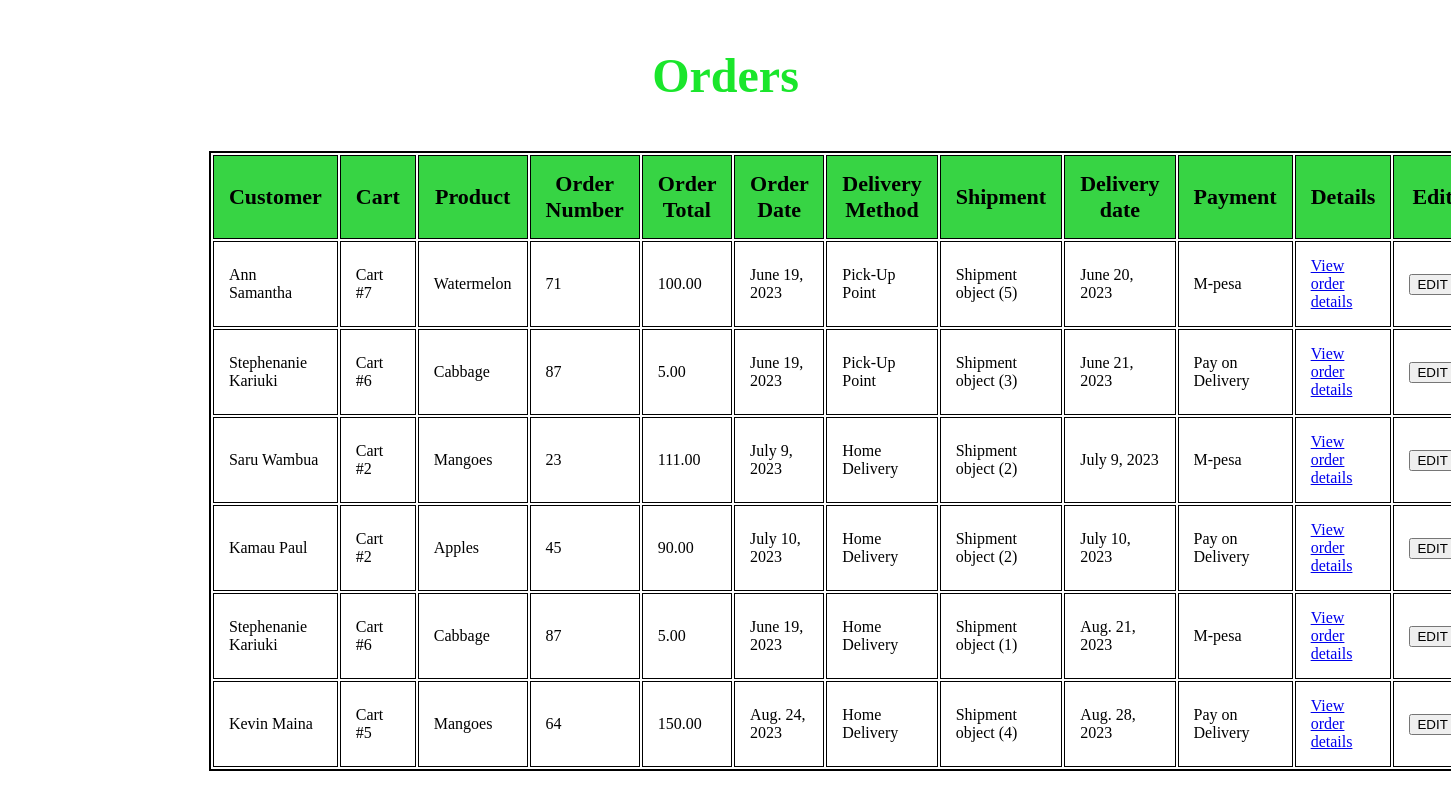
/order/order/list, run on an earlier commit of the app's database.
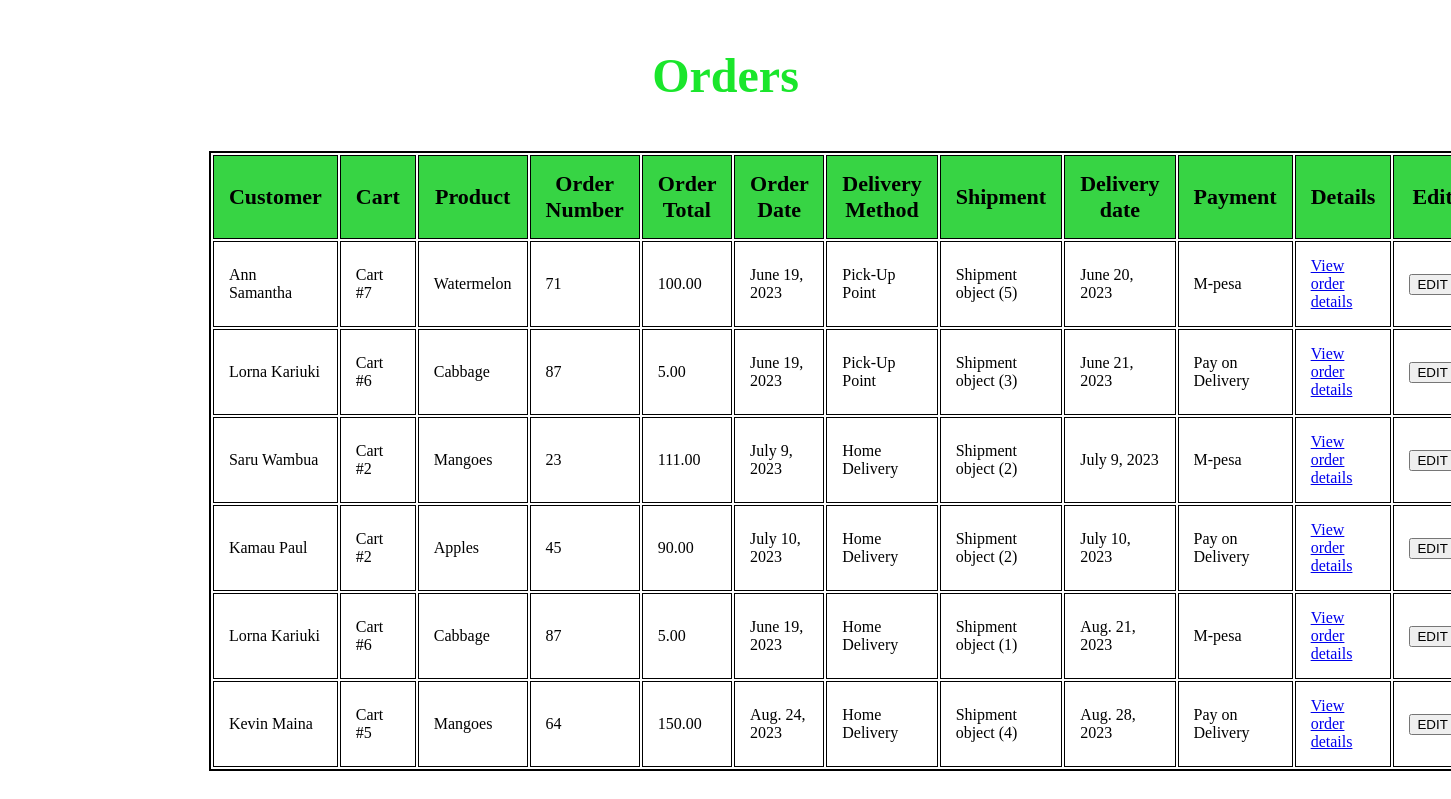
And on a later commit of the database.
### order/models.py (models this page shows, shortened)
class Order(models.Model):
    customer = models.ForeignKey(Customer,
                                 on_delete=models.CASCADE, null=True)
    cart = models.ForeignKey(Cart,
                             on_delete=models.CASCADE, null=True)
    product = models.ForeignKey(Product,
                                 on_delete=models.CASCADE, null=True )
    order_number = models.PositiveIntegerField()
    order_total = models.DecimalField(max_digits = 6, decimal_places = 2)
    order_date = models.DateField()
    delivery_choices = (
        ('Pick-Up Point', 'Pick-Up Point'),
        ('Home Delivery', 'Home Delivery'),
    )
    delivery_method = models.CharField(max_length=15, choices=delivery_choices)
    shipment = models.ForeignKey(Shipment,
                                 on_delete=models.CASCADE, null=True)
    delivery_date = models.DateField()
    payment = models.ForeignKey(Payment,
                                   on_delete=models.CASCADE, null=True)

### customer/models.py (models this page shows)
class Customer (models.Model):
    name = models.CharField(max_length=32)
    phone_Number = models.CharField(max_length=15)
    email = models.EmailField()
    location = models.CharField(max_length=32)
    user = models.ForeignKey(User,
                                on_delete=models.CASCADE, null=True)
    def __str__(self):
        return self.name

### cart/models.py (models this page shows, shortened)
class Cart(models.Model):
    inventory = models.ManyToManyField(Product)
    delivery_choices = (
        ('Pick-Up Point', 'Pick-Up Point'),
        ('Home Delivery', 'Home Delivery'),
    )
    delivery_method = models.CharField(max_length=15, choices=delivery_choices)
    number_of_products = models.IntegerField()
    products_total = models.DecimalField(max_digits=6, decimal_places=2)
    shipping_cost = models.DecimalField(max_digits=6, decimal_places=2)
    payment_choice = (
        ('M-Pesa', 'M-Pesa'),
        ('Pay on Delivery', 'Pay on Delivery'),
    )
    payment_method = models.CharField(max_length = 15, choices = payment_choice)
    def __str__(self):
        return f"Cart #{self.pk}"

### inventory/models.py (models this page shows)
class Product(models.Model):
    title = models.CharField(max_length = 32)
    vendor = models.ForeignKey(Vendor,
                               on_delete=models.CASCADE)
    description = models.TextField()
    product_id = models.PositiveBigIntegerField()
    image = models.ImageField(upload_to='images')
    price = models.DecimalField(max_digits = 6, decimal_places = 2)
    stock = models.PositiveIntegerField()
    date_created = models.DateTimeField(auto_now_add = True)
    date_updated = models.DateTimeField(auto_now = True)
    def __str__(self):
        return self.title

### shipment/models.py (models this page shows, shortened)
class Shipment(models.Model):
    location = models.CharField(max_length=120)
    delivery_choices = (
        ('Pick-up Point', 'Pick-up Point'),
        ('Home Delivery', 'Home Delivery'),
    )
    delivery_method = models.CharField(max_length=64, choices=delivery_choices)
    shipment_cost = models.PositiveIntegerField()
    status = models.CharField(max_length=12)
    delivery_date = models.DateField()
    delivery_time = models.TimeField()

### payment/models.py (models this page shows)
class Payment(models.Model):
    payment_choices = (
        ('M-pesa', 'M-Pesa'),
        ('Pay on Delivery', 'Pay on Delivery'),
    )
    payment_method = models.CharField(max_length=64, choices=payment_choices)
    amount = models.DecimalField(max_digits=6, decimal_places=2)
    payment_time = models.TimeField()
    payment_date = models.DateField()
    receipt_number = models.CharField(max_length=32)
    status = models.CharField(max_length=15)
    reference_number = models.CharField(max_length=32)
    products= models.CharField(max_length=64)
    refunds = models.CharField(max_length=500)
    def __str__(self):
        return self.payment_method

### order/views.py (the view)
# urls.py: path("order/list", order_list, name="order_list_view"),
def order_list(request):
    orders = Order.objects.all()
    return render(request, "order/order_list.html", {"orders": orders})

### template/order/order_list.html (shortened to what this page needs)
<!DOCTYPE html>
<html lang="en">
<head>
    {%load static%}
    <link rel="stylesheet" href="{% static 'css/products_list.css' %}">
</head>
<body>
  <h3>Orders</h3>
    <table class="table">
        <th>Customer</th>
        <th>Cart</th>
        <th>Product</th>
        <th class="detail">Order Number</th>
        <th>Order Total</th>
        <th>Order Date</th>
        <th>Delivery Method</th>
        <th>Shipment</th>
        <th>Delivery date</th>
        <th>Payment</th>
        <th>Details</th>
        <th>Edit</th>
        {% for order in orders %}
        <tr>
            <td>{{order.customer}}</td>
            <td>{{order.cart}}</td>
            <td>{{order.product}}</td>
            <td>{{order.order_number}}</td>
            <td>{{order.order_total}}</td>
            <td>{{order.order_date}}</td>
            <td>{{order.delivery_method}}</td>
            <td>{{order.shipment}}</td>
            <td>{{order.delivery_date}}</td>
            <td>{{order.payment}}</td>
            <td class="details"><a href="{% url 'order_details_view' id=order.id %}"> View order details</a></td>
            <td><a href="{%url 'edit_order_view' id=order.id %}"><button> EDIT</button></a></td>
        </tr>
        {% endfor %}
    </table>
</body>
</html>

What changed in the data, as far as the page shows it:
changed through a linked row, Order "June 21, 2023": customer "Stephenanie Kariuki" → "Lorna Kariuki"
changed through a linked row, Order "Aug. 21, 2023": customer "Stephenanie Kariuki" → "Lorna Kariuki"
